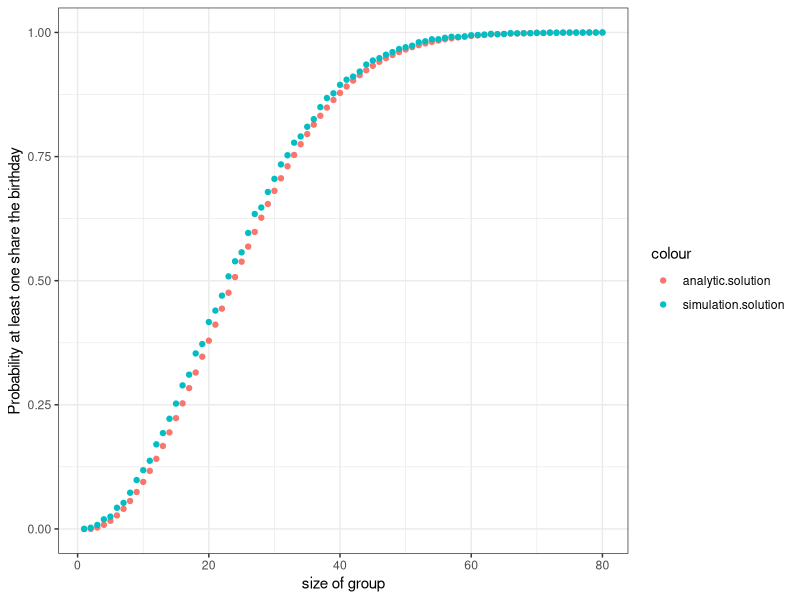

This chart was generated by the following R code:
## ---- chunk 1
factorial(20) * choose(365,20) / (365^20)
## ---- chunk 2
1-factorial(20) * choose(365,20) / (365^20)
## ---- chunk 3
#size of group
group.size<-seq(1,80,1)

#at least two students will share a birthday
analytic.solution<-rep(NA,length(group.size))

for(i in 1:length(group.size)){
 analytic.solution[i]= 1-factorial(i-1) * choose(365, (i-1)) / (365^(i-1))
}
analytic.solution
## ---- chunk 4
#Simulation
#duplicate birthday class amount
duplicated.class.amount<-function(student.amount=10,test.round=10){
  test.round<-seq(0,test.round,1)
  duplicated.class<-0
  for (i in 1:length(test.round)){
  test.round[i]=any(duplicated(sample(1:365,student.amount,replace = T)))
  if(test.round[i]==1){
    duplicated.class<-as.numeric(duplicated.class+1)
  }
  }
  duplicated.class
  }

#Probability of duplicate birth date in classes
prob.duplicate.birth<-function(duplicated.class.amount,test.round){
  prob<-duplicated.class.amount/test.round
  prob
}

prob.duplicate.birth(duplicated.class.amount(10,1000),1000)

#simulation
simulation.solution<-rep(NA,80)
  for(i in 0:length(simulation.solution)){
  simulation.solution[i]=prob.duplicate.birth(duplicated.class.amount(i,10000),10000)
}

simulation.solution


## ---- chunk 5
#data frame
data<-data.frame(group.size,analytic.solution,simulation.solution)
data
## ---- chunk 6
#plot
require(ggplot2)
g<-ggplot(data)+geom_point(aes(y=analytic.solution,x=group.size,color="analytic.solution"))+geom_point(aes(y=simulation.solution,x=group.size,color="simulation.solution"))
g+labs(
  y="Probability at least one share the birthday",
  x="size of group")+
  theme_bw()
